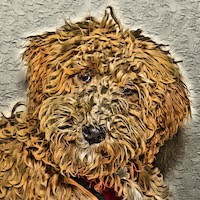
#> input picture arduino/Adafruit_EPD/ThinkInk_tricolor_image/mocha200x200.jpg, 200 x 200 px
$ python convert_image.py
#> lines starting #> are read from the running program, lines starting #| are printed output that depends on the picture
#> in main, img is the input picture: PIL image 200x200 RGB; mean R, G, B 151.8, 124.2, 89.3
#| Original size: (200, 200)
#!/usr/bin/env python3
"""
Convert JPG image to ThinkInk 3-color e-paper display format.
Output is a C header file with PROGMEM bitmap data.

For 3-color displays (Tricolor):
- Black  = 0b00
- White  = 0b01
- Red    = 0b11 (or 0b10 depending on controller, usually we Map to specific indices)

Packed 4 pixels per byte, MSB first.
"""

from PIL import Image
import numpy as np
import sys
import os

# 3-color palette for e-paper: Black, White, Red
EINK_PALETTE = np.array([
    [0, 0, 0],        # Black
    [255, 255, 255],  # White
    [255, 0, 0],      # Red
], dtype=np.uint8)

def find_nearest_color(pixel, palette):
    """Find the nearest color in the palette using Euclidean distance."""
    distances = np.sqrt(np.sum((palette.astype(float) - pixel.astype(float)) ** 2, axis=1))
    return np.argmin(distances)

def quantize_to_3color(image):
    """Quantize image to 3-color e-paper palette with dithering."""
    img_array = np.array(image, dtype=np.float32)
    height, width = img_array.shape[:2]
#> height = 200; width = 200
    result = np.zeros((height, width), dtype=np.uint8)

    # Floyd-Steinberg dithering
    for y in range(height):
        for x in range(width):
            old_pixel = img_array[y, x].copy()
            # Clamp values
            old_pixel = np.clip(old_pixel, 0, 255)

            # Find nearest color
            color_idx = find_nearest_color(old_pixel.astype(np.uint8), EINK_PALETTE)
            result[y, x] = color_idx
            new_pixel = EINK_PALETTE[color_idx].astype(np.float32)

            # Calculate error
            error = old_pixel - new_pixel

            # Distribute error (Floyd-Steinberg)
            if x + 1 < width:
                img_array[y, x + 1] += error * 7 / 16
            if y + 1 < height:
                if x > 0:
                    img_array[y + 1, x - 1] += error * 3 / 16
                img_array[y + 1, x] += error * 5 / 16
                if x + 1 < width:
                    img_array[y + 1, x + 1] += error * 1 / 16
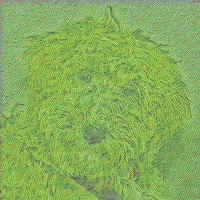
#> img_array: shape (200, 200, 3) float32; mean R, G, B 130.2, 231, 13; drawn with min black and max white
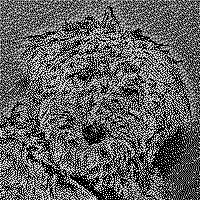
#> result: shape (200, 200); min 0, max 2, mean 0.763; drawn with min black and max white

    return result

def convert_to_progmem(quantized, width, height):
    """Convert quantized image to PROGMEM byte array format."""
    # Pack 4 pixels per byte (2 bits each), MSB first
    bytes_list = []

    for y in range(height):
        for x in range(0, width, 4):
            byte_val = 0
            for i in range(4):
                if x + i < width:
                    pixel = quantized[y, x + i]
                    # Map colors to 2-bit values
                    # 0=Black, 1=White, 2=Red
                    # EPD often expects: 00=Black, 01=White, 10 or 11 = Red/Color
                    # We will stick to the same map: 0->0, 1->1, 2->3 (11) for Red to match common mapping
                    # But wait, original code said: 0b00=Black, 0b01=White, 0b10=Yellow, 0b11=Red
                    # Let's map Black(0)->0(00), White(1)->1(01), Red(2)->3(11)
                    if pixel == 0: val = 0
                    elif pixel == 1: val = 1
                    elif pixel == 2: val = 3
                    else: val = 1
                else:
                    val = 1  # White for padding
                byte_val = (byte_val << 2) | (val & 0x03)
            bytes_list.append(byte_val)

    return bytes_list

def generate_header(bytes_list, width, height, var_name, filename):
    """Generate C header file content."""
    lines = []
    lines.append(f"// Generated from {filename}")
    lines.append(f"// Image size: {width}x{height} pixels")
    lines.append(f"// Format: 3-color (2 bits per pixel), packed 4 pixels per byte")
    lines.append(f"// Total bytes: {len(bytes_list)}")
    lines.append("")
    lines.append(f"#ifndef _{var_name.upper()}_H_")
    lines.append(f"#define _{var_name.upper()}_H_")
    lines.append("")
    lines.append("#include <Arduino.h>")
    lines.append("")
    lines.append(f"const uint8_t {var_name}[{len(bytes_list)}] PROGMEM = {{")

    # Format bytes, 16 per line
    for i in range(0, len(bytes_list), 16):
        chunk = bytes_list[i:i+16]
        hex_values = ", ".join(f"0x{b:02X}" for b in chunk)
        if i + 16 < len(bytes_list):
            hex_values += ","
        lines.append(f"  {hex_values}")

    lines.append("};")
    lines.append("")
    lines.append("#endif")
    lines.append("")

    return "\n".join(lines)

def main():
    input_file = "mocha200x200.jpg"
    output_file = "mocha200x200.h"
    var_name = "image200x200"

    # Target display size
    target_width = 200
    target_height = 200

    print(f"Loading {input_file}...")
    if not os.path.exists(input_file):
        print(f"Error: {input_file} not found!")
        # Fallback for testing if file doesn't exist in user workspace, generate a dummy image
        print("Generating dummy image for testing...")
        img = Image.new('RGB', (200, 200), color='white')
        # Draw a red rectangle
        for x in range(50, 150):
            for y in range(50, 150):
                img.putpixel((x, y), (255, 0, 0))
        # Draw a black circle-ish thing
        for x in range(80, 120):
            for y in range(80, 120):
                img.putpixel((x, y), (0, 0, 0))
    else:
        img = Image.open(input_file)

    print(f"Original size: {img.size}")

    # Convert to RGB if necessary
    if img.mode != 'RGB':
        img = img.convert('RGB')

    # Resize to target dimensions if needed
    if img.size != (target_width, target_height):
         print(f"Resizing to {target_width}x{target_height}...")
         img = img.resize((target_width, target_height), Image.Resampling.LANCZOS)

    print("Quantizing to 3-color palette with dithering...")
    quantized = quantize_to_3color(img)

    # Save preview
    preview = Image.fromarray(EINK_PALETTE[quantized])
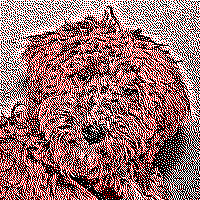
#> preview: PIL image 200x200 RGB; mean R, G, B 152.1, 109.6, 109.6
    preview.save("preview_3color.png")
    print("Saved preview to preview_3color.png")

    print("Converting to PROGMEM format...")
    bytes_list = convert_to_progmem(quantized, target_width, target_height)

    print(f"Generating {output_file}...")
    header_content = generate_header(bytes_list, target_width, target_height, var_name, input_file)
#> the loop in generate_header, `for i in range(0, len(bytes_list), 16):` made 625 passes
#> i on passes 2 to 4: 16, 32, 48

    with open(output_file, 'w') as f:
        f.write(header_content)

    print(f"Done! Generated {output_file} with {len(bytes_list)} bytes")
#| Done! Generated mocha200x200.h with 10000 bytes
    print(f"Array name: {var_name}")

if __name__ == "__main__":
    main()
